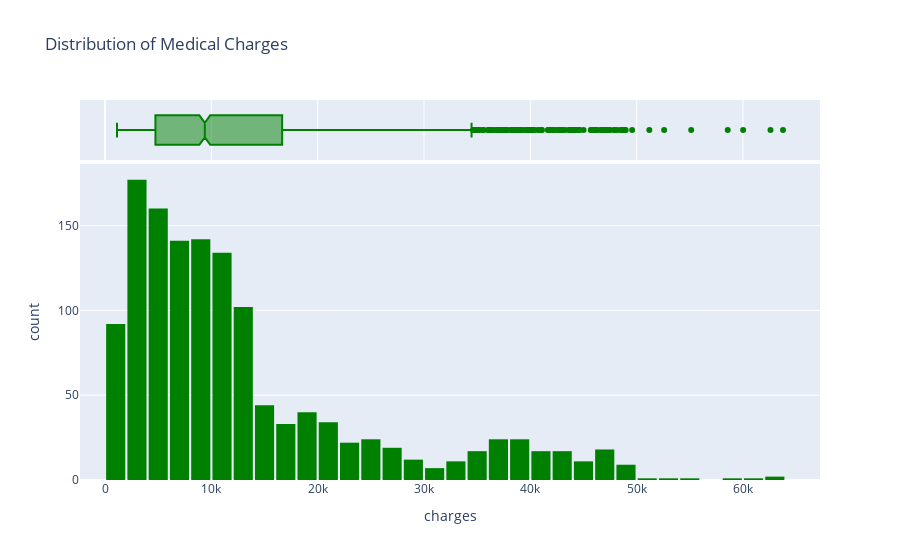

Notebook source saved alongside this figure:
### Markdown cell above
The patients are from 4 regions are they are almost the same in number.
#### **Charges**
Let's visualize the distribution of "charges" i.e. the annual medical charges for customers. This is the column we're trying to predict.

### Code cell
fig = px.histogram(medical_df, 
                   x='charges', 
                   marginal='box',  
                   color_discrete_sequence=['green'], 
                   title='Distribution of Medical Charges')
fig.update_layout(bargap=0.1)
fig.show()

### Figure 1 — Plotly figure (JSON) as saved in the notebook; plotly's stock layout.template omitted (floating-point values rounded to 4 significant figures; data arrays with more than 128 entries replaced by an {"elided": "..."} marker saying what was removed)
{"data": [{"alignmentgroup": "True", "bingroup": "x", "hovertemplate": "charges=%{x}<br>count=%{y}<extra></extra>", "legendgroup": "", "marker": {"color": "green", "pattern": {"shape": ""}}, "name": "", "offsetgroup": "", "orientation": "v", "showlegend": false, "type": "histogram", "x": {"elided": "1338 float values"}, "xaxis": "x", "yaxis": "y"}, {"alignmentgroup": "True", "hovertemplate": "charges=%{x}<extra></extra>", "legendgroup": "", "marker": {"color": "green"}, "name": "", "notched": true, "offsetgroup": "", "showlegend": false, "type": "box", "x": {"elided": "1338 float values"}, "xaxis": "x2", "yaxis": "y2"}], "layout": {"bargap": 0.1, "barmode": "relative", "legend": {"tracegroupgap": 0}, "title": {"text": "Distribution of Medical Charges"}, "xaxis": {"anchor": "y", "domain": [0, 1], "title": {"text": "charges"}}, "xaxis2": {"anchor": "y2", "domain": [0, 1], "matches": "x", "showgrid": true, "showticklabels": false}, "yaxis": {"anchor": "x", "domain": [0, 0.8316], "title": {"text": "count"}}, "yaxis2": {"anchor": "x2", "domain": [0.8416, 1], "matches": "y2", "showgrid": false, "showline": false, "showticklabels": false, "ticks": ""}}}
